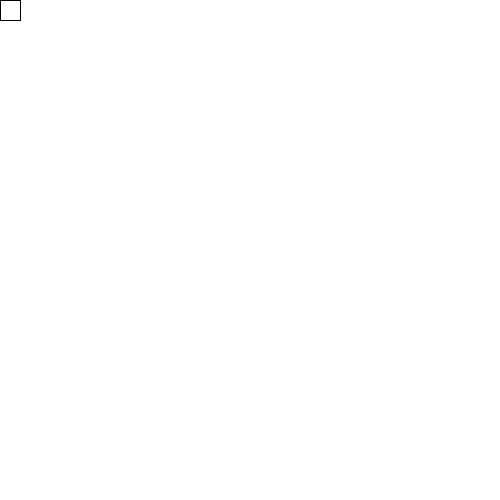
Frame 1 (no input)
Frame 60 (the mouse pressed at the canvas centre just before this capture): identical to frame 1, image omitted
Frame 120 (the mouse held since frame 60 and released just before this capture): blank canvas, image omitted

The Processing sketch that drew this single still picture (run headless with seeded random() and noise(); from frame 60 on, the mouse is pressed at the canvas centre):

// Processing sketch: exercicio_7
// ── exercicio_7.pde
void setup(){
  size(500,500);
}

void draw(){
  background(255);
  rect(mouseX, mouseY, 20,20);
}
